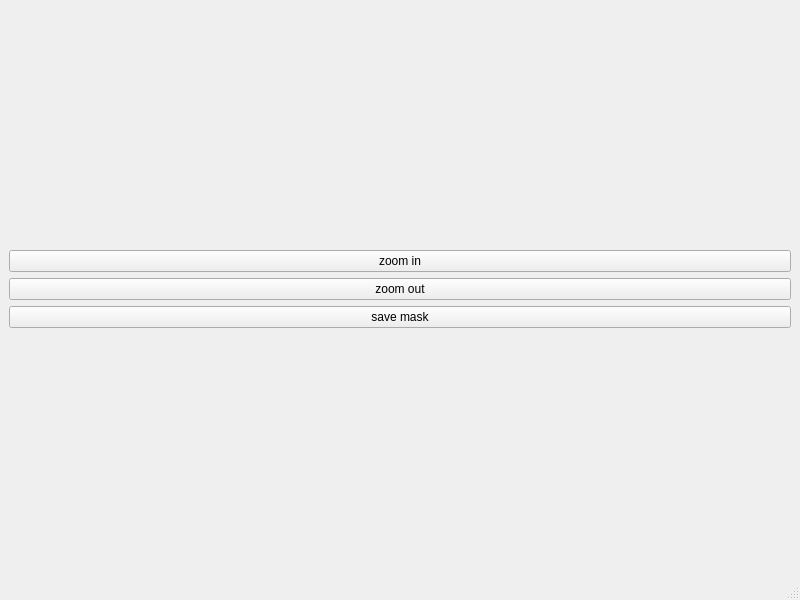
<?xml version="1.0" encoding="UTF-8"?>
<ui version="4.0">
 <class>MainWindow</class>
 <widget class="QMainWindow" name="MainWindow">
  <property name="geometry">
   <rect>
    <x>0</x>
    <y>0</y>
    <width>800</width>
    <height>600</height>
   </rect>
  </property>
  <property name="windowTitle">
   <string>MainWindow</string>
  </property>
  <widget class="QWidget" name="centralwidget">
   <layout class="QVBoxLayout" name="verticalLayout_2">
    <item>
     <layout class="QVBoxLayout" name="vertical_1">
      <item>
       <widget class="QPushButton" name="zoomInButton">
        <property name="text">
         <string>zoom in</string>
        </property>
       </widget>
      </item>
      <item>
       <widget class="QPushButton" name="zoomOutButton">
        <property name="text">
         <string>zoom out</string>
        </property>
       </widget>
      </item>
      <item>
       <widget class="QPushButton" name="saveMaskButton">
        <property name="text">
         <string>save mask</string>
        </property>
       </widget>
      </item>
     </layout>
    </item>
   </layout>
  </widget>
  <widget class="QMenuBar" name="menubar">
   <property name="geometry">
    <rect>
     <x>0</x>
     <y>0</y>
     <width>800</width>
     <height>17</height>
    </rect>
   </property>
  </widget>
  <widget class="QStatusBar" name="statusbar"/>
 </widget>
 <resources/>
 <connections/>
 <slots>
  <slot>slot1()</slot>
 </slots>
</ui>
